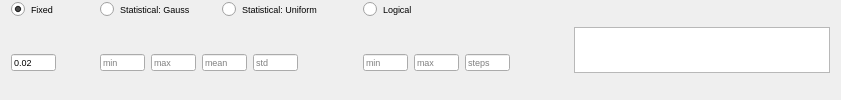
              <widget class="QFrame" name="frame_13">
               <property name="frameShape">
                <enum>QFrame::NoFrame</enum>
               </property>
               <property name="frameShadow">
                <enum>QFrame::Plain</enum>
               </property>
               <layout class="QHBoxLayout" name="horizontalLayout_9">
                <property name="topMargin">
                 <number>0</number>
                </property>
                <property name="bottomMargin">
                 <number>0</number>
                </property>
                <item>
                 <widget class="QFrame" name="frame_14">
                  <property name="frameShape">
                   <enum>QFrame::NoFrame</enum>
                  </property>
                  <property name="frameShadow">
                   <enum>QFrame::Plain</enum>
                  </property>
                  <layout class="QGridLayout" name="gridLayout_7">
                   <property name="leftMargin">
                    <number>0</number>
                   </property>
                   <property name="topMargin">
                    <number>0</number>
                   </property>
                   <property name="bottomMargin">
                    <number>0</number>
                   </property>
                   <item row="0" column="3">
                    <widget class="QRadioButton" name="radio_log_cw">
                     <property name="font">
                      <font>
                       <pointsize>7</pointsize>
                      </font>
                     </property>
                     <property name="text">
                      <string>Logical</string>
                     </property>
                     <attribute name="buttonGroup">
                      <string notr="true">buttonGroup_2</string>
                     </attribute>
                    </widget>
                   </item>
                   <item row="0" column="0">
                    <widget class="QRadioButton" name="radio_fix_cw">
                     <property name="font">
                      <font>
                       <pointsize>7</pointsize>
                      </font>
                     </property>
                     <property name="text">
                      <string>Fixed</string>
                     </property>
                     <property name="iconSize">
                      <size>
                       <width>12</width>
                       <height>12</height>
                      </size>
                     </property>
                     <property name="checked">
                      <bool>true</bool>
                     </property>
                     <attribute name="buttonGroup">
                      <string notr="true">buttonGroup_2</string>
                     </attribute>
                    </widget>
                   </item>
                   <item row="1" column="4">
                    <spacer name="horizontalSpacer_12">
                     <property name="orientation">
                      <enum>Qt::Horizontal</enum>
                     </property>
                     <property name="sizeHint" stdset="0">
                      <size>
                       <width>40</width>
                       <height>20</height>
                      </size>
                     </property>
                    </spacer>
                   </item>
                   <item row="1" column="0">
                    <widget class="QFrame" name="frame_15">
                     <property name="frameShape">
                      <enum>QFrame::NoFrame</enum>
                     </property>
                     <property name="frameShadow">
                      <enum>QFrame::Plain</enum>
                     </property>
                     <layout class="QHBoxLayout" name="horizontalLayout_10">
                      <property name="leftMargin">
                       <number>0</number>
                      </property>
                      <property name="topMargin">
                       <number>0</number>
                      </property>
                      <property name="bottomMargin">
                       <number>0</number>
                      </property>
                      <item>
                       <widget class="QLineEdit" name="txt_fix_cw">
                        <property name="maximumSize">
                         <size>
                          <width>45</width>
                          <height>17</height>
                         </size>
                        </property>
                        <property name="font">
                         <font>
                          <pointsize>7</pointsize>
                         </font>
                        </property>
                        <property name="text">
                         <string>0.02</string>
                        </property>
                        <property name="placeholderText">
                         <string>value</string>
                        </property>
                       </widget>
                      </item>
                      <item>
                       <spacer name="horizontalSpacer_13">
                        <property name="orientation">
                         <enum>Qt::Horizontal</enum>
                        </property>
                        <property name="sizeType">
                         <enum>QSizePolicy::Maximum</enum>
                        </property>
                        <property name="sizeHint" stdset="0">
                         <size>
                          <width>20</width>
                          <height>20</height>
                         </size>
                        </property>
                       </spacer>
                      </item>
                     </layout>
                    </widget>
                   </item>
                   <item row="1" column="3">
                    <widget class="QFrame" name="frame_16">
                     <property name="frameShape">
                      <enum>QFrame::NoFrame</enum>
                     </property>
                     <property name="frameShadow">
                      <enum>QFrame::Plain</enum>
                     </property>
                     <layout class="QHBoxLayout" name="horizontalLayout_11">
                      <property name="leftMargin">
                       <number>0</number>
                      </property>
                      <property name="topMargin">
                       <number>0</number>
                      </property>
                      <property name="bottomMargin">
                       <number>0</number>
                      </property>
                      <item>
                       <widget class="QLineEdit" name="txt_log_min_cw">
                        <property name="maximumSize">
                         <size>
                          <width>45</width>
                          <height>17</height>
                         </size>
                        </property>
                        <property name="font">
                         <font>
                          <pointsize>7</pointsize>
                         </font>
                        </property>
                        <property name="placeholderText">
                         <string>min</string>
                        </property>
                       </widget>
                      </item>
                      <item>
                       <widget class="QLineEdit" name="txt_log_max_cw">
                        <property name="maximumSize">
                         <size>
                          <width>45</width>
                          <height>17</height>
                         </size>
                        </property>
                        <property name="font">
                         <font>
                          <pointsize>7</pointsize>
                         </font>
                        </property>
                        <property name="placeholderText">
                         <string>max</string>
                        </property>
                       </widget>
                      </item>
                      <item>
                       <widget class="QLineEdit" name="txt_log_steps_cw">
                        <property name="maximumSize">
                         <size>
                          <width>45</width>
                          <height>17</height>
                         </size>
                        </property>
                        <property name="font">
                         <font>
                          <pointsize>7</pointsize>
                         </font>
                        </property>
                        <property name="placeholderText">
                         <string>steps</string>
                        </property>
                       </widget>
                      </item>
                     </layout>
                    </widget>
                   </item>
                   <item row="0" column="1">
                    <widget class="QFrame" name="frame_17">
                     <property name="frameShape">
                      <enum>QFrame::NoFrame</enum>
                     </property>
                     <property name="frameShadow">
                      <enum>QFrame::Plain</enum>
                     </property>
                     <layout class="QHBoxLayout" name="horizontalLayout_12">
                      <property name="topMargin">
                       <number>0</number>
                      </property>
                      <property name="bottomMargin">
                       <number>0</number>
                      </property>
                      <item>
                       <widget class="QRadioButton" name="radio_gauss_cw">
                        <property name="font">
                         <font>
                          <pointsize>7</pointsize>
                         </font>
                        </property>
                        <property name="text">
                         <string>Statistical: Gauss</string>
                        </property>
                        <attribute name="buttonGroup">
                         <string notr="true">buttonGroup_2</string>
                        </attribute>
                       </widget>
                      </item>
                      <item>
                       <widget class="QRadioButton" name="radio_uni_cw">
                        <property name="font">
                         <font>
                          <pointsize>7</pointsize>
                         </font>
                        </property>
                        <property name="text">
                         <string>Statistical: Uniform</string>
                        </property>
                        <attribute name="buttonGroup">
                         <string notr="true">buttonGroup_2</string>
                        </attribute>
                       </widget>
                      </item>
                      <item>
                       <spacer name="horizontalSpacer_14">
                        <property name="orientation">
                         <enum>Qt::Horizontal</enum>
                        </property>
                        <property name="sizeType">
                         <enum>QSizePolicy::Maximum</enum>
                        </property>
                        <property name="sizeHint" stdset="0">
                         <size>
                          <width>10</width>
                          <height>20</height>
                         </size>
                        </property>
                       </spacer>
                      </item>
                     </layout>
                    </widget>
                   </item>
                   <item row="1" column="1">
                    <widget class="QFrame" name="frame_18">
                     <property name="frameShape">
                      <enum>QFrame::NoFrame</enum>
                     </property>
                     <property name="frameShadow">
                      <enum>QFrame::Plain</enum>
                     </property>
                     <layout class="QGridLayout" name="gridLayout_8">
                      <property name="leftMargin">
                       <number>9</number>
                      </property>
                      <property name="topMargin">
                       <number>0</number>
                      </property>
                      <property name="bottomMargin">
                       <number>0</number>
                      </property>
                      <item row="0" column="0">
                       <widget class="QLineEdit" name="txt_gauss_min_cw">
                        <property name="maximumSize">
                         <size>
                          <width>45</width>
                          <height>17</height>
                         </size>
                        </property>
                        <property name="font">
                         <font>
                          <pointsize>7</pointsize>
                         </font>
                        </property>
                        <property name="placeholderText">
                         <string>min</string>
                        </property>
                       </widget>
                      </item>
                      <item row="0" column="1">
                       <widget class="QLineEdit" name="txt_gauss_max_cw">
                        <property name="maximumSize">
                         <size>
                          <width>45</width>
                          <height>17</height>
                         </size>
                        </property>
                        <property name="font">
                         <font>
                          <pointsize>7</pointsize>
                         </font>
                        </property>
                        <property name="placeholderText">
                         <string>max</string>
                        </property>
                       </widget>
                      </item>
                      <item row="0" column="3">
                       <widget class="QLineEdit" name="txt_gauss_std_cw">
                        <property name="maximumSize">
                         <size>
                          <width>45</width>
                          <height>17</height>
                         </size>
                        </property>
                        <property name="font">
                         <font>
                          <pointsize>7</pointsize>
                         </font>
                        </property>
                        <property name="placeholderText">
                         <string>std</string>
                        </property>
                       </widget>
                      </item>
                      <item row="0" column="2">
                       <widget class="QLineEdit" name="txt_gauss_mean_cw">
                        <property name="maximumSize">
                         <size>
                          <width>45</width>
                          <height>17</height>
                         </size>
                        </property>
                        <property name="font">
                         <font>
                          <pointsize>7</pointsize>
                         </font>
                        </property>
                        <property name="placeholderText">
                         <string>mean</string>
                        </property>
                       </widget>
                      </item>
                      <item row="0" column="4">
                       <spacer name="horizontalSpacer_15">
                        <property name="orientation">
                         <enum>Qt::Horizontal</enum>
                        </property>
                        <property name="sizeType">
                         <enum>QSizePolicy::Maximum</enum>
                        </property>
                        <property name="sizeHint" stdset="0">
                         <size>
                          <width>50</width>
                          <height>20</height>
                         </size>
                        </property>
                       </spacer>
                      </item>
                     </layout>
                    </widget>
                   </item>
                  </layout>
                 </widget>
                </item>
                <item>
                 <widget class="PlotWidget" name="viewCw">
                  <property name="sizePolicy">
                   <sizepolicy hsizetype="Expanding" vsizetype="Fixed">
                    <horstretch>0</horstretch>
                    <verstretch>0</verstretch>
                   </sizepolicy>
                  </property>
                  <property name="maximumSize">
                   <size>
                    <width>16777215</width>
                    <height>46</height>
                   </size>
                  </property>
                  <property name="styleSheet">
                   <string notr="true">border-right-color: rgb(255, 255, 127);</string>
                  </property>
                 </widget>
                </item>
               </layout>
              </widget>
